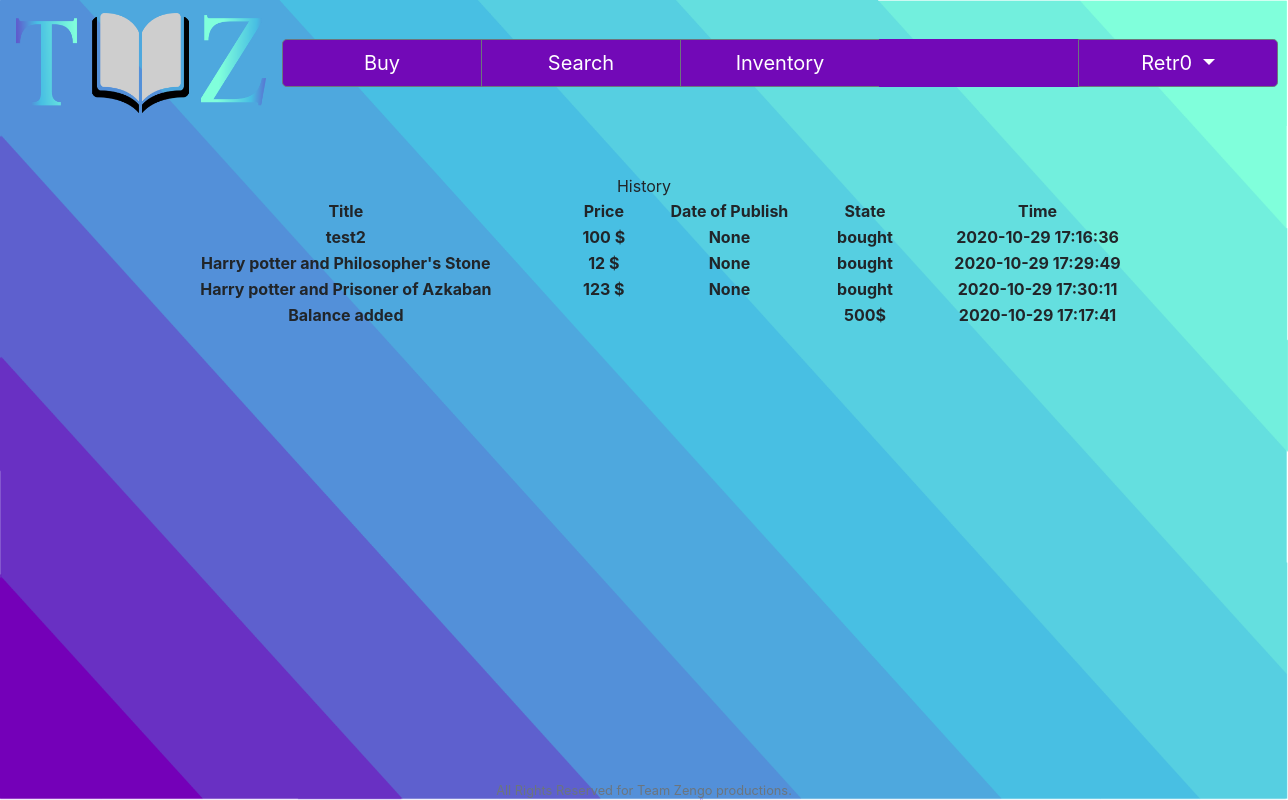
The app's page /history (signed in) with its own data.
### tables this page shows
CREATE TABLE 'books' ('id' integer PRIMARY KEY NOT NULL, 'title' text NOT NULL, 'DoP' date, 'author' text NOT NULL, 'genre' text, 'price' numeric(2));

CREATE TABLE 'history' ('id' integer PRIMARY KEY NOT NULL, 'userid' integer NOT NULL, 'bookid' integer, 'price' numeric(2), 'time' timestamp, 'state' integer NOT NULL DEFAULT 0 , 'DoR' date);

CREATE TABLE 'balance' ('userid' integer NOT NULL, 'add' text DEFAULT 'Balance added', 'cash' numeric(2) NOT NULL, 'time' timestamp DEFAULT CURRENT_TIMESTAMP);

### application.py (the view)
@app.route("/history")
@login_required
def history():
    if session["user_state"] == 2:
        session.clear()
        return apology("Your account is suspended")
    else:
        rows = db.execute("SELECT * FROM history WHERE userid = :userid", userid=session["user_id"])
        book=[]
        price=[]
        time=[]
        state=[]
        DoR=[]
        for row in rows:
            data = db.execute("SELECT * FROM books WHERE id = :bookid", bookid=row["bookid"])
            book.append(data[0]["title"])
            price.append(row["price"])
            time.append(row["time"])
            if row["state"] == 0:
                state.append("bought")
            elif row["state"] == 1:
                state.append("rent")
            elif row["state"] == 2:
                state.append("returned")
            DoR.append(row["DoR"])
        balance=[]
        balancetime=[]
        balancestate=[]
        rows = db.execute("SELECT * FROM balance WHERE userid = :user_id",user_id=session["user_id"])
        for row in rows:
            balance.append(row["cash"]),balancetime.append(row["time"]),balancestate.append(row["add"])
        return render_template("history.html", book=book, price=price, time=time, state=state, DoR=DoR, length=len(price), balance=balance, balancetime=balancetime, balancestate=balancestate, length2=len(balance))

### application.py (called while the page is built)
@app.after_request
def after_request(response):
    response.headers["Cache-Control"] = "no-cache, no-store, must-revalidate"
    response.headers["Expires"] = 0
    response.headers["Pragma"] = "no-cache"
    return response

### helpers.py (called while the page is built)
def login_required(f):
    @wraps(f)
    def decorated_function(*args, **kwargs):
        if session.get("user_id") is None:
            return redirect("/login")
        return f(*args, **kwargs)
    return decorated_function

### templates/history.html (shortened to what this page needs)
{% extends "layout.html" %}
{% block main %}
    <form action="/history" method="post">
        <div class="form-group">
            <caption>History</caption>
            <table style="width:100%">
                <tr>
                    <th>Title</th>
                    <th>Price</th>
                    <th>Date of Publish</th>
                    <th>State</th>
                    <th>Time</th>
                </tr>
                    {% for i in range(length) %}
                <tr>
                    <th>{{book[i]}}</th>
                    <th>{{price[i]}} $</th>
                    <th>{{DoR[i]}}</th>
                    <th>{{state[i]}}</th>
                    <th>{{time[i]}}</th>
                </tr>
                    {% endfor %}
                    {% for i in range(length2) %}
                <tr>
                    <th>{{balancestate[i]}}</th>
                    <th></th>
                    <th></th>
                    <th>{{balance[i]}}$</th>
                    <th>{{balancetime[i]}}</th>
                </tr>
                    {% endfor %}
            </table>
        </div>
    </form>
{% endblock %}

### static/styles.css (style rules this page uses)
.background { background-image: url('bg.png'); background-repeat: no-repeat; background-size: 100% 100%; background-position: right top; background-attachment: fixed; }

### records on screen
books: title "test2"
history: time "2020-10-29 17:16:36"
books: title "Harry potter and Philosopher's Stone"
history: time "2020-10-29 17:29:49"
books: title "Harry potter and Prisoner of Azkaban"
history: time "2020-10-29 17:30:11"
balance: add "Balance added", cash "500", time "2020-10-29 17:17:41"

### other values on screen
{{ session["user_name"] }} "Retr0"
{{ price[i] }} "100" "12" "123"
{{ DoR[i] }} "None" "None" "None"
{{ state[i] }} "bought" "bought" "bought"
